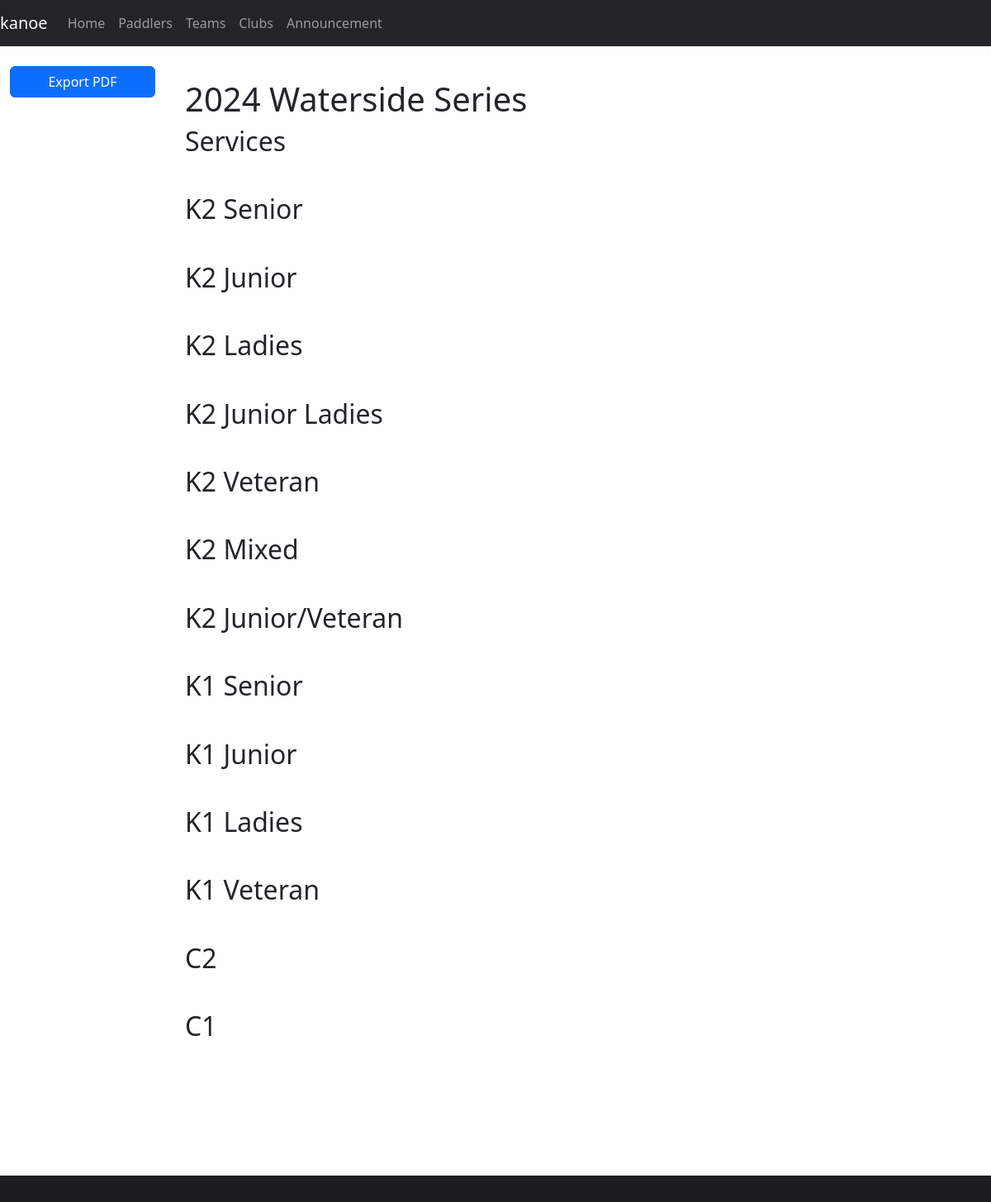
/series/2, run on the app's committed database.
### database/database/series.py (models this page shows, shortened)
class Series(Base):
    __tablename__ = "series"
    id = Column(Integer, primary_key=True)
    name = Column(String)

### database/database/crew.py (models this page shows, shortened)
class Crew(Base):
    __tablename__ = "crew"
    id = Column(Integer, primary_key=True)
    paddler_id = Column(Integer, ForeignKey(Paddler.id), index=True)
    club_id = Column(String(3), ForeignKey(Club.id), index=True)
    entry_id = Column(Integer, ForeignKey(Entry.id), index=True)
    team_id = Column(Integer, ForeignKey(Team.id), index=True)
    services = Column(Boolean, server_default=expression.false())
    due = Column(Numeric)
    paid = Column(Numeric)
    team = relationship(Team, backref="crews", lazy="joined")
    paddler = relationship(Paddler, backref="crews", lazy="joined")
    club = relationship("Club", backref="crews", lazy="joined")
    entry = relationship(Entry, lazy="joined", overlaps="crews")

### database/database/category.py (models this page shows, shortened)
class Category(Base):
    __tablename__ = "category"
    __table_args__ = (UniqueConstraint("label", name="uq_category_label"),)
    id = Column(Integer, primary_key=True)
    label = Column(String)

### paddle/views/series.py (the view)
@blueprint.route("/series/<series_id>")
@login_required
def series(series_id):
    series, categories = series_results_category(series_id)
    _, types = series_results_team(series_id)
    _, services = series_results_services(series_id)
    return render_template(
        "series.j2",
        series=series,
        categories=categories,
        types=types,
        services=services,
    )

### database/database/entry.py (called while the page is built)
def entries_get_categories(entries):
    categories = set()
    for entry in entries:
        categories.add((entry.category.id, entry.category.label))
    categories = OrderedDict(sorted(categories, key=lambda t: t[0]))
    categories = {label: [] for id, label in categories.items()}
    for entry in entries:
        categories[entry.category.label].append(entry)
    return categories

    @cached_property
    def crew_hash(self):
        paddlers = [str(crew.paddler.id) for crew in self.crews]
        paddlers = ",".join(paddlers)
        return hashlib.md5(paddlers.encode("utf-8")).hexdigest()

    @property
    def time(self):
        if self.time_start and self.time_finish:
            time_start = datetime.datetime.strptime(self.time_start, "%H:%M:%S")
            time_finish = datetime.datetime.strptime(self.time_finish, "%H:%M:%S")
            return (
                time_finish
                - time_start
                + datetime.timedelta(seconds=(self.time_adjustment or 0))
            )
        else:
            return None

    @property
    def team(self):
        teams = [crew.team for crew in self.crews]
        teams = list(set(teams))
        if len(teams) == 1:
            return teams[0]
        else:
            return None

    @property
    def services(self):
        services = [crew.services for crew in self.crews]
        return len(services) > 0 and all(services)

### database/database/race.py (called while the page is built)
    @property
    def past(self):
        return datetime.today().date() > self.date

### paddle/views/series.py (called while the page is built)
def series_team(team_id):
    team = session.get(db.Team, team_id)
    entries = set()
    for crew in team.crews:
        entries.add(crew.entry)
    entries = [entry for entry in entries if entry.team == team]
    races = list(set([entry.race for entry in entries]))
    races = sorted(races, key=lambda race: race.date)
    races = {race: {"entries": []} for race in races}
    for entry in entries:
        if entry.time:
            races[entry.race]["entries"].append(entry)
    for race in races:
        races[race]["entries"] = sorted(
            races[race]["entries"], key=lambda entry: entry.time
        )
        top = races[race]["entries"][:3]
        if len(top) == 3:
            races[race]["time"] = sum(
                [entry.time for entry in top], datetime.timedelta()
            )
        else:
            races[race]["time"] = None
    return team, races

### paddle/templates/series.j2 (shortened to what this page needs)
{% extends "base-fluid.j2" %}
{% from "macros.j2" import race_card %}
{% block content %}
<h1>{{ series.name }} Series</h1>
<h2>Services</h2>
<div class="row">
    <div class="col-md-4">
    </div>
</div>
{% for category, sets in categories.items() %}
<h2>{{ category }}</h2>
<div class="row">
    <div class="col-md-4">
    </div>
</div>
{% endfor %}
{% endblock %}
{% block sidebar %}
{% include 'sidebar-series.j2' %}
{% endblock %}

### paddle/static/css/styles.css (style rules this page uses)
:root { --colour-yellow: #fed00c; --colour-yellow-muted: #ffe269; }
body { padding-top: 60px; }
.row > * { margin-top: 20px; }

### data on the page
Series: name "2024 Waterside"
Crew: label "K2 Senior"
Crew: label "K2 Junior"
Crew: label "K2 Ladies"
Crew: label "K2 Junior Ladies"
Crew: label "K2 Veteran"
Crew: label "K2 Mixed"
Crew: label "K2 Junior/Veteran"
Crew: label "K1 Senior"
Crew: label "K1 Junior"
Crew: label "K1 Ladies"
Crew: label "K1 Veteran"
Crew: label "C2"
Crew: label "C1"
